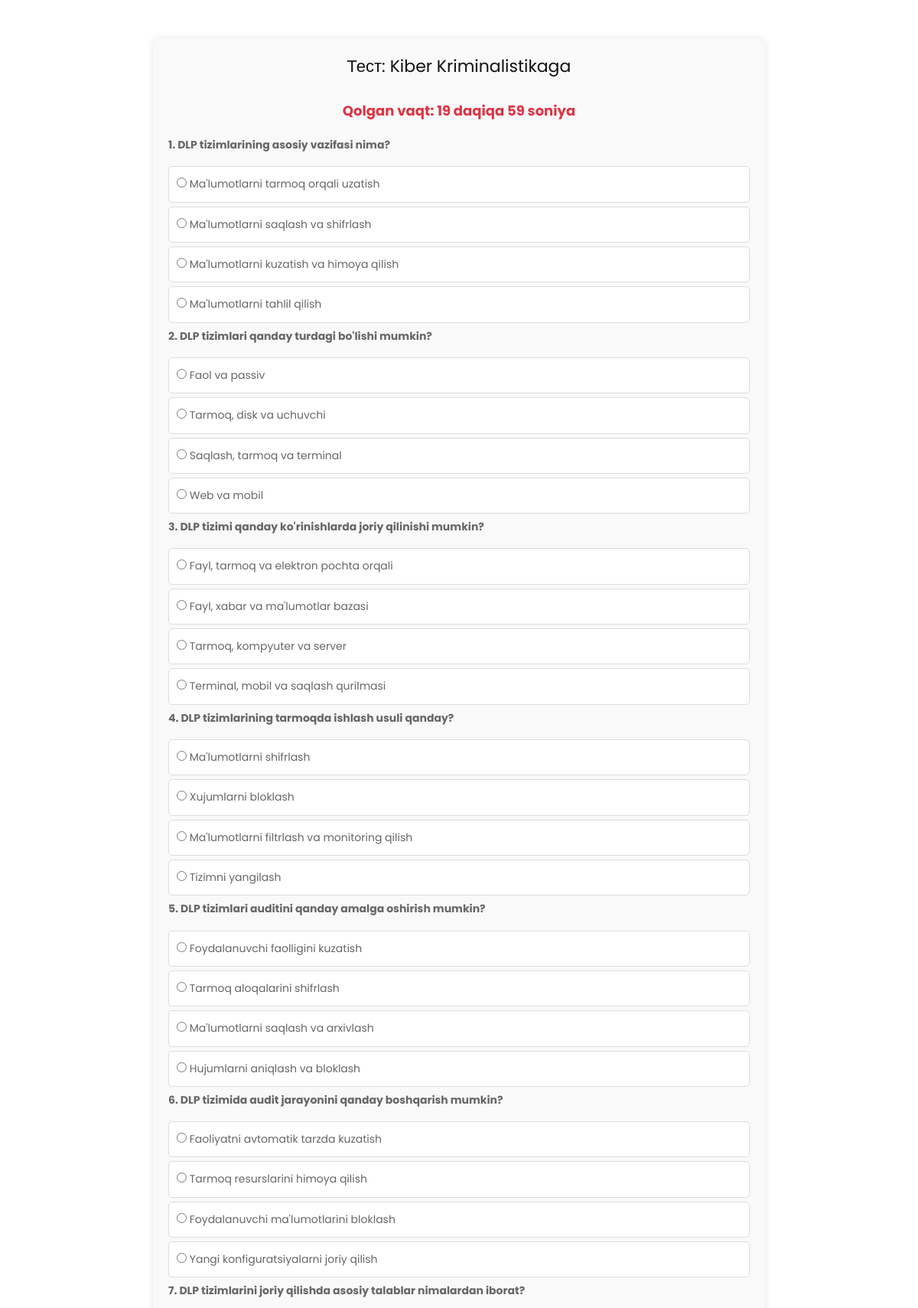
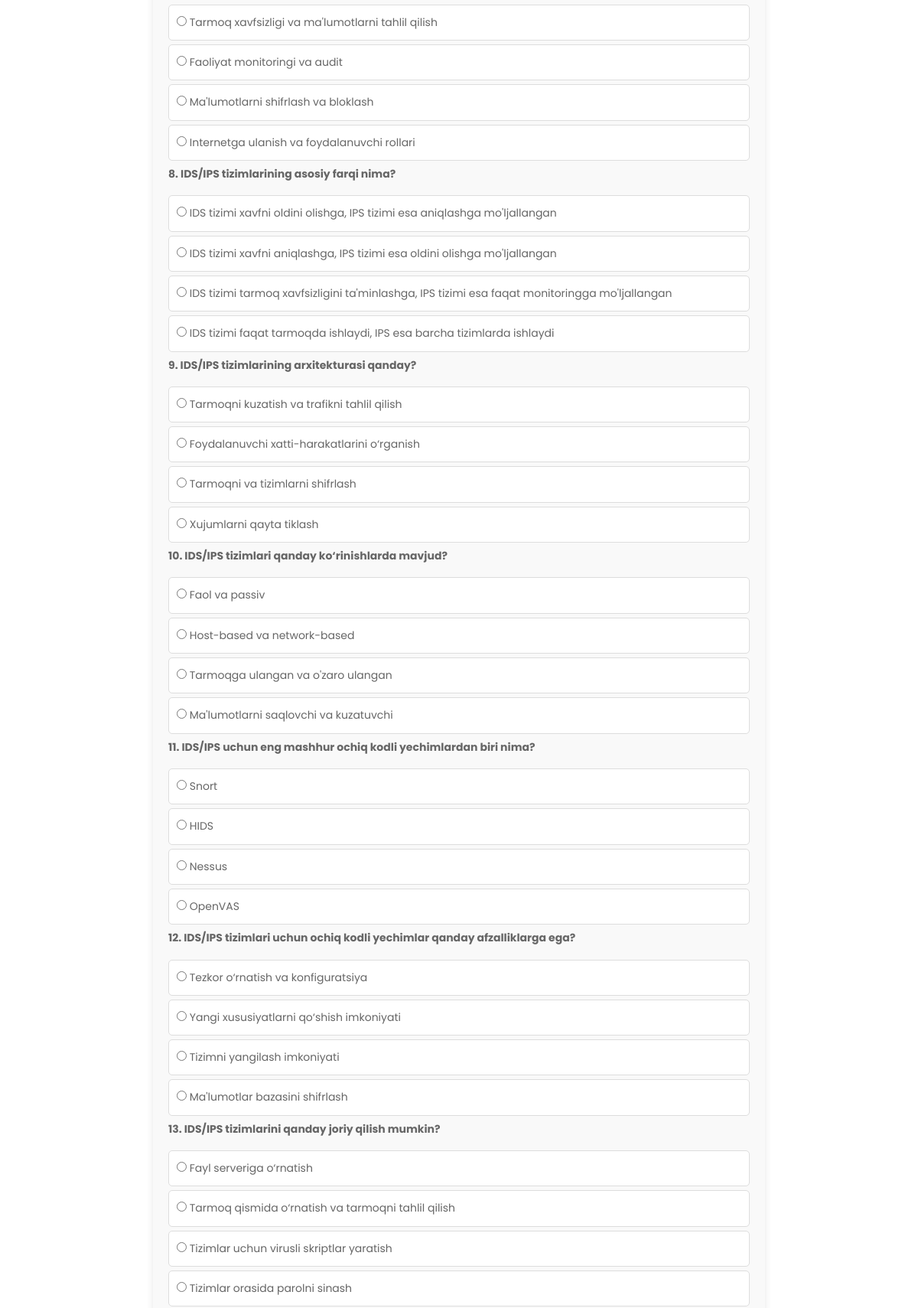
Screenshot of /quiz/2/ (signed in, upper part) with the database file from the repository (2 pictures, top to bottom).
### videos/models.py (models this page shows, shortened)
class Quiz(models.Model):
    name = models.CharField(max_length=100)
    time_limit = models.PositiveIntegerField(default=60)

class Question(models.Model):
    quiz = models.ForeignKey(Quiz, related_name='questions', on_delete=models.CASCADE)
    text = models.CharField(max_length=255)
    answer_1 = models.CharField(max_length=255)
    answer_2 = models.CharField(max_length=255)
    answer_3 = models.CharField(max_length=255)
    answer_4 = models.CharField(max_length=255)
    correct_answer = models.PositiveSmallIntegerField(choices=[
        (1, 'Answer 1'),
        (2, 'Answer 2'),
        (3, 'Answer 3'),
        (4, 'Answer 4')
    ])
    def get_answers(self):
        return [
            (1, self.answer_1),
            (2, self.answer_2),
            (3, self.answer_3),
            (4, self.answer_4),
        ]

### videos/views.py (the view, shortened to what this page needs)
# urls.py: path('quiz/<int:quiz_id>/', QuizView.as_view(), name='quiz'),
class QuizView(View):
    @method_decorator(login_required(login_url='login_page'))
    def get(self, request, quiz_id):
        quiz = get_object_or_404(Quiz, id=quiz_id)
        questions = quiz.questions.all()
        request.session['start_time'] = timezone.now().timestamp()
        return render(request, 'videos/quiz.html', {
            'quiz': quiz,
            'questions': questions,
            'time_limit': quiz.time_limit  # Берем время из базы
        })

### templates/videos/quiz.html (shortened to what this page needs)
{% load static %}
<!DOCTYPE html>
<html lang="en">
   <head>
      <link rel="stylesheet" type="text/css" href="{% static 'css/bootstrap.min.css' %}">
      <link rel="stylesheet" type="text/css" href="{% static 'css/style.css' %}">
      <link href="https://cdnjs.cloudflare.com/ajax/libs/font-awesome/4.7.0/css/font-awesome.min.css" rel="stylesheet">
   </head>
   <body>
      <div class="quiz-container">
         <h2>Тест: {{ quiz.name }}</h2>
         <p class="timer" id="timer">Qolgan vaqt: {{ time_limit }} soniya</p>
         <form id="quizForm" method="post">
            {% for question in questions %}
            <div class="question">
               {{ forloop.counter }}. {{ question.text }}
            </div>
            <div class="answers">
               {% for number, answer_text in question.get_answers %}
               <label>
                  <input type="radio" name="question_{{ question.id }}" value="{{ number }}"> {{ answer_text }}
               </label>
               {% endfor %}
            </div>
            {% endfor %}
         </form>
      </div>
   </body>
</html>

### static/css/style.css (style rules this page uses)
* { box-sizing: border-box !important; transition: ease all 0.5s; }
html { scroll-behavior: smooth; }
body { color: #666666; font-size: 14px; font-family: 'Poppins', sans-serif; line-height: 1.80857; font-weight: normal; overflow-x: hidden; }
h1, h2, h3, h4, h5, h6 { letter-spacing: 0; font-weight: normal; position: relative; padding: 0 0 10px 0; font-weight: normal; line-height: normal; color: #111111; margin: 0 }
h2 { font-size: 22px }
*, *::after, *::before { -webkit-box-sizing: border-box; -moz-box-sizing: border-box; box-sizing: border-box; }
p { margin: 20px; font-weight: 300; font-size: 15px; line-height: 24px; }

### templates/videos/quiz.html (style rules this page uses)
.quiz-container { max-width: 800px; margin: 50px auto; padding: 20px; background: #f9f9f9; border-radius: 10px; box-shadow: 0 0 10px rgba(0, 0, 0, 0.1); }
.quiz-container h2 { text-align: center; margin-bottom: 20px; }
.question { margin-bottom: 15px; font-weight: bold; }
.answers label { display: block; margin: 5px 0; padding: 10px; background: #ffffff; border: 1px solid #ddd; border-radius: 5px; cursor: pointer; }
.timer { text-align: center; font-size: 18px; color: #dc3545; font-weight: bold; margin-bottom: 20px; }

### rows the page displays
Quiz: name "Kiber Kriminalistikaga"
Question: text "DLP tizimlarining asosiy vazifasi nima?", get_answers "Ma'lumotlarni tarmoq orqali uzatish" "Ma'lumotlarni saqlash va shifrlash" "Ma'lumotlarni kuzatish va himoya qilish" "Ma'lumotlarni tahlil qilish"
Question: text "DLP tizimlari qanday turdagi bo'lishi mumkin?", get_answers "Faol va passiv" "Tarmoq, disk va uchuvchi" "Saqlash, tarmoq va terminal" "Web va mobil"
Question: text "DLP tizimi qanday ko'rinishlarda joriy qilinishi mumkin?", get_answers "Fayl, tarmoq va elektron pochta orqali" "Fayl, xabar va ma'lumotlar bazasi" "Tarmoq, kompyuter va server" "Terminal, mobil va saqlash qurilmasi"
Question: text "DLP tizimlarining tarmoqda ishlash usuli qanday?", get_answers "Ma'lumotlarni shifrlash" "Xujumlarni bloklash" "Ma'lumotlarni filtrlash va monitoring qilish" "Tizimni yangilash"
Question: text "DLP tizimlari auditini qanday amalga oshirish mumkin?", get_answers "Foydalanuvchi faolligini kuzatish" "Tarmoq aloqalarini shifrlash" "Ma'lumotlarni saqlash va arxivlash" "Hujumlarni aniqlash va bloklash"
Question: text "DLP tizimida audit jarayonini qanday boshqarish mumkin?", get_answers "Faoliyatni avtomatik tarzda kuzatish" "Tarmoq resurslarini himoya qilish" "Foydalanuvchi ma'lumotlarini bloklash" "Yangi konfiguratsiyalarni joriy qilish"
Question: text "DLP tizimlarini joriy qilishda asosiy talablar nimalardan iborat?", get_answers "Tarmoq xavfsizligi va ma'lumotlarni tahlil qilish" "Faoliyat monitoringi va audit" "Ma'lumotlarni shifrlash va bloklash" "Internetga ulanish va foydalanuvchi rollari"
Question: text "IDS/IPS tizimlarining asosiy farqi nima?", get_answers "IDS tizimi xavfni oldini olishga, IPS tizimi esa aniqlashga mo'ljallangan" "IDS tizimi xavfni aniqlashga, IPS tizimi esa oldini olishga mo'ljallangan" "IDS tizimi tarmoq xavfsizligini ta'minlashga, IPS tizimi esa faqat monitoringga mo'ljallangan" "IDS tizimi faqat tarmoqda ishlaydi, IPS esa barcha tizimlarda ishlaydi"
Question: text "IDS/IPS tizimlarining arxitekturasi qanday?", get_answers "Tarmoqni kuzatish va trafikni tahlil qilish" "Foydalanuvchi xatti-harakatlarini o‘rganish" "Tarmoqni va tizimlarni shifrlash" "Xujumlarni qayta tiklash"
Question: text "IDS/IPS tizimlari qanday ko‘rinishlarda mavjud?", get_answers "Faol va passiv" "Host-based va network-based" "Tarmoqga ulangan va o'zaro ulangan" "Ma'lumotlarni saqlovchi va kuzatuvchi"
Question: text "IDS/IPS uchun eng mashhur ochiq kodli yechimlardan biri nima?", get_answers "Snort" "HIDS" "Nessus" "OpenVAS"
Question: text "IDS/IPS tizimlari uchun ochiq kodli yechimlar qanday afzalliklarga ega?", get_answers "Tezkor o‘rnatish va konfiguratsiya" "Yangi xususiyatlarni qo‘shish imkoniyati" "Tizimni yangilash imkoniyati" "Ma'lumotlar bazasini shifrlash"
Question: text "IDS/IPS tizimlarini qanday joriy qilish mumkin?", get_answers "Fayl serveriga o‘rnatish" "Tarmoq qismida o‘rnatish va tarmoqni tahlil qilish" "Tizimlar uchun virusli skriptlar yaratish" "Tizimlar orasida parolni sinash"
